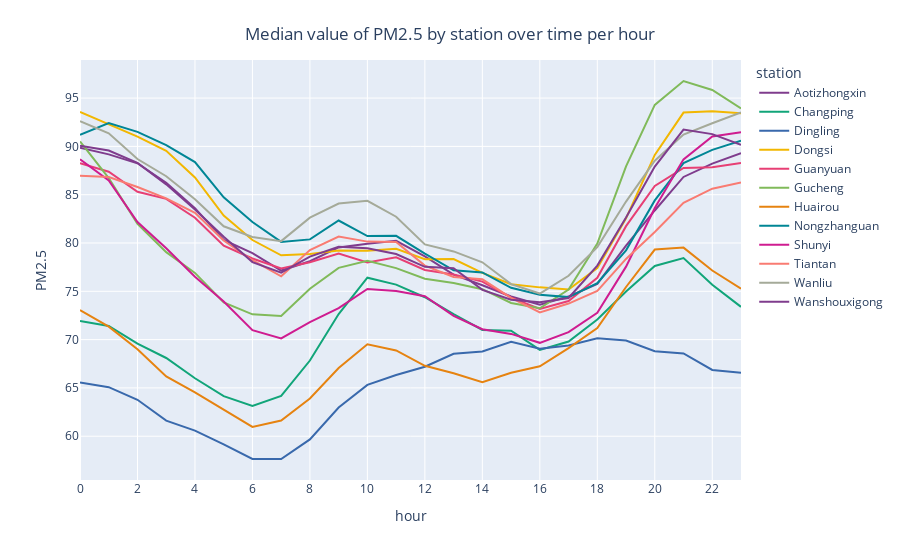

Write notebook code for a chart like this one.
### Code cell
col = 'hour'
fig = px.line(df[[col, "target", "station"]].groupby([col, "station"]).mean().reset_index(),
              x=col,
              y="target",
              color="station",
              color_discrete_sequence=px.colors.qualitative.Bold)
fig.update_xaxes(
    tickmode = 'linear',
    dtick = 2
)
fig.update_layout(
    title={
        'text': "Median value of PM2.5 by station over time per " + str(col),
        'x': 0.5,
        'y': 0.95, # adjust the y-coordinate to move the title up or down
        'xanchor': 'center',
        'yanchor': 'top'})
fig.update_xaxes(title=str(col))
fig.update_yaxes(title="PM2.5")
fig.show()

### Figure 1 — Plotly figure (JSON) as saved in the notebook; plotly's stock layout.template omitted (floating-point values rounded to 4 significant figures)
{"data": [{"hovertemplate": "station=Aotizhongxin<br>hour=%{x}<br>target=%{y}<extra></extra>", "legendgroup": "Aotizhongxin", "line": {"color": "rgb(127, 60, 141)", "dash": "solid"}, "marker": {"symbol": "circle"}, "mode": "lines", "name": "Aotizhongxin", "orientation": "v", "showlegend": true, "type": "scatter", "x": [0, 1, 2, 3, 4, 5, 6, 7, 8, 9, 10, 11, 12, 13, 14, 15, 16, 17, 18, 19, 20, 21, 22, 23], "xaxis": "x", "y": [89.86, 89.17, 88.25, 86.23, 83.6, 80.31, 78.95, 77.15, 78.12, 79.55, 79.91, 80.22, 78.61, 76.73, 75.62, 74.46, 73.6, 74.46, 75.77, 79.73, 83.37, 86.84, 88.22, 89.3], "yaxis": "y"}, {"hovertemplate": "station=Changping<br>hour=%{x}<br>target=%{y}<extra></extra>", "legendgroup": "Changping", "line": {"color": "rgb(17, 165, 121)", "dash": "solid"}, "marker": {"symbol": "circle"}, "mode": "lines", "name": "Changping", "orientation": "v", "showlegend": true, "type": "scatter", "x": [0, 1, 2, 3, 4, 5, 6, 7, 8, 9, 10, 11, 12, 13, 14, 15, 16, 17, 18, 19, 20, 21, 22, 23], "xaxis": "x", "y": [71.92, 71.41, 69.57, 68.1, 66.0, 64.14, 63.13, 64.17, 67.83, 72.65, 76.41, 75.69, 74.38, 72.64, 71.0, 70.92, 68.94, 69.8, 72.08, 74.99, 77.62, 78.45, 75.67, 73.39], "yaxis": "y"}, {"hovertemplate": "station=Dingling<br>hour=%{x}<br>target=%{y}<extra></extra>", "legendgroup": "Dingling", "line": {"color": "rgb(57, 105, 172)", "dash": "solid"}, "marker": {"symbol": "circle"}, "mode": "lines", "name": "Dingling", "orientation": "v", "showlegend": true, "type": "scatter", "x": [0, 1, 2, 3, 4, 5, 6, 7, 8, 9, 10, 11, 12, 13, 14, 15, 16, 17, 18, 19, 20, 21, 22, 23], "xaxis": "x", "y": [65.56, 65.07, 63.77, 61.61, 60.57, 59.16, 57.65, 57.64, 59.67, 62.97, 65.31, 66.34, 67.19, 68.53, 68.77, 69.77, 69.06, 69.4, 70.13, 69.9, 68.79, 68.57, 66.86, 66.56], "yaxis": "y"}, {"hovertemplate": "station=Dongsi<br>hour=%{x}<br>target=%{y}<extra></extra>", "legendgroup": "Dongsi", "line": {"color": "rgb(242, 183, 1)", "dash": "solid"}, "marker": {"symbol": "circle"}, "mode": "lines", "name": "Dongsi", "orientation": "v", "showlegend": true, "type": "scatter", "x": [0, 1, 2, 3, 4, 5, 6, 7, 8, 9, 10, 11, 12, 13, 14, 15, 16, 17, 18, 19, 20, 21, 22, 23], "xaxis": "x", "y": [93.57, 92.25, 91.0, 89.54, 86.79, 82.84, 80.31, 78.73, 78.86, 79.22, 79.2, 79.4, 78.31, 78.34, 76.91, 75.73, 75.41, 75.19, 77.41, 82.55, 89.11, 93.5, 93.63, 93.42], "yaxis": "y"}, {"hovertemplate": "station=Guanyuan<br>hour=%{x}<br>target=%{y}<extra></extra>", "legendgroup": "Guanyuan", "line": {"color": "rgb(231, 63, 116)", "dash": "solid"}, "marker": {"symbol": "circle"}, "mode": "lines", "name": "Guanyuan", "orientation": "v", "showlegend": true, "type": "scatter", "x": [0, 1, 2, 3, 4, 5, 6, 7, 8, 9, 10, 11, 12, 13, 14, 15, 16, 17, 18, 19, 20, 21, 22, 23], "xaxis": "x", "y": [88.27, 87.38, 85.3, 84.57, 82.62, 79.72, 78.4, 77.36, 78.01, 78.9, 77.99, 78.51, 77.21, 76.74, 76.0, 74.35, 73.16, 73.99, 76.4, 81.74, 85.9, 87.77, 87.84, 88.28], "yaxis": "y"}, {"hovertemplate": "station=Gucheng<br>hour=%{x}<br>target=%{y}<extra></extra>", "legendgroup": "Gucheng", "line": {"color": "rgb(128, 186, 90)", "dash": "solid"}, "marker": {"symbol": "circle"}, "mode": "lines", "name": "Gucheng", "orientation": "v", "showlegend": true, "type": "scatter", "x": [0, 1, 2, 3, 4, 5, 6, 7, 8, 9, 10, 11, 12, 13, 14, 15, 16, 17, 18, 19, 20, 21, 22, 23], "xaxis": "x", "y": [90.51, 86.71, 81.98, 79.05, 76.9, 73.84, 72.62, 72.44, 75.26, 77.43, 78.16, 77.4, 76.31, 75.87, 75.21, 73.8, 73.24, 75.18, 79.94, 87.93, 94.3, 96.77, 95.84, 93.93], "yaxis": "y"}, {"hovertemplate": "station=Huairou<br>hour=%{x}<br>target=%{y}<extra></extra>", "legendgroup": "Huairou", "line": {"color": "rgb(230, 131, 16)", "dash": "solid"}, "marker": {"symbol": "circle"}, "mode": "lines", "name": "Huairou", "orientation": "v", "showlegend": true, "type": "scatter", "x": [0, 1, 2, 3, 4, 5, 6, 7, 8, 9, 10, 11, 12, 13, 14, 15, 16, 17, 18, 19, 20, 21, 22, 23], "xaxis": "x", "y": [73.05, 71.34, 69.01, 66.18, 64.54, 62.78, 60.97, 61.63, 63.9, 67.06, 69.51, 68.88, 67.28, 66.51, 65.6, 66.56, 67.23, 69.11, 71.19, 75.44, 79.32, 79.52, 77.15, 75.26], "yaxis": "y"}, {"hovertemplate": "station=Nongzhanguan<br>hour=%{x}<br>target=%{y}<extra></extra>", "legendgroup": "Nongzhanguan", "line": {"color": "rgb(0, 134, 149)", "dash": "solid"}, "marker": {"symbol": "circle"}, "mode": "lines", "name": "Nongzhanguan", "orientation": "v", "showlegend": true, "type": "scatter", "x": [0, 1, 2, 3, 4, 5, 6, 7, 8, 9, 10, 11, 12, 13, 14, 15, 16, 17, 18, 19, 20, 21, 22, 23], "xaxis": "x", "y": [91.21, 92.41, 91.5, 90.13, 88.38, 84.73, 82.17, 80.11, 80.37, 82.33, 80.72, 80.74, 78.9, 77.17, 76.95, 75.36, 74.65, 74.4, 75.83, 79.24, 84.41, 88.28, 89.64, 90.6], "yaxis": "y"}, {"hovertemplate": "station=Shunyi<br>hour=%{x}<br>target=%{y}<extra></extra>", "legendgroup": "Shunyi", "line": {"color": "rgb(207, 28, 144)", "dash": "solid"}, "marker": {"symbol": "circle"}, "mode": "lines", "name": "Shunyi", "orientation": "v", "showlegend": true, "type": "scatter", "x": [0, 1, 2, 3, 4, 5, 6, 7, 8, 9, 10, 11, 12, 13, 14, 15, 16, 17, 18, 19, 20, 21, 22, 23], "xaxis": "x", "y": [88.68, 86.47, 82.17, 79.46, 76.51, 73.93, 70.98, 70.12, 71.8, 73.27, 75.24, 75.02, 74.49, 72.45, 71.08, 70.59, 69.67, 70.77, 72.78, 77.55, 83.63, 88.66, 91.02, 91.46], "yaxis": "y"}, {"hovertemplate": "station=Tiantan<br>hour=%{x}<br>target=%{y}<extra></extra>", "legendgroup": "Tiantan", "line": {"color": "rgb(249, 123, 114)", "dash": "solid"}, "marker": {"symbol": "circle"}, "mode": "lines", "name": "Tiantan", "orientation": "v", "showlegend": true, "type": "scatter", "x": [0, 1, 2, 3, 4, 5, 6, 7, 8, 9, 10, 11, 12, 13, 14, 15, 16, 17, 18, 19, 20, 21, 22, 23], "xaxis": "x", "y": [86.96, 86.82, 85.8, 84.61, 83.12, 80.25, 78.22, 76.55, 79.26, 80.67, 80.14, 80.1, 77.66, 76.49, 76.24, 74.32, 72.81, 73.73, 75.03, 78.35, 81.14, 84.16, 85.63, 86.25], "yaxis": "y"}, {"hovertemplate": "station=Wanliu<br>hour=%{x}<br>target=%{y}<extra></extra>", "legendgroup": "Wanliu", "line": {"color": "rgb(165, 170, 153)", "dash": "solid"}, "marker": {"symbol": "circle"}, "mode": "lines", "name": "Wanliu", "orientation": "v", "showlegend": true, "type": "scatter", "x": [0, 1, 2, 3, 4, 5, 6, 7, 8, 9, 10, 11, 12, 13, 14, 15, 16, 17, 18, 19, 20, 21, 22, 23], "xaxis": "x", "y": [92.6, 91.35, 88.7, 86.91, 84.52, 81.73, 80.62, 80.19, 82.62, 84.09, 84.36, 82.72, 79.86, 79.13, 78.0, 75.75, 74.77, 76.61, 79.57, 84.29, 88.52, 91.23, 92.39, 93.52], "yaxis": "y"}, {"hovertemplate": "station=Wanshouxigong<br>hour=%{x}<br>target=%{y}<extra></extra>", "legendgroup": "Wanshouxigong", "line": {"color": "rgb(127, 60, 141)", "dash": "solid"}, "marker": {"symbol": "circle"}, "mode": "lines", "name": "Wanshouxigong", "orientation": "v", "showlegend": true, "type": "scatter", "x": [0, 1, 2, 3, 4, 5, 6, 7, 8, 9, 10, 11, 12, 13, 14, 15, 16, 17, 18, 19, 20, 21, 22, 23], "xaxis": "x", "y": [90.06, 89.57, 88.29, 86.07, 83.47, 80.65, 78.02, 76.93, 78.59, 79.61, 79.45, 78.86, 77.54, 77.38, 75.15, 74.12, 73.87, 74.31, 77.66, 82.64, 87.91, 91.75, 91.27, 90.17], "yaxis": "y"}], "layout": {"legend": {"title": {"text": "station"}, "tracegroupgap": 0}, "margin": {"t": 60}, "title": {"text": "Median value of PM2.5 by station over time per hour", "x": 0.5, "xanchor": "center", "y": 0.95, "yanchor": "top"}, "xaxis": {"anchor": "y", "domain": [0, 1], "dtick": 2, "tickmode": "linear", "title": {"text": "hour"}}, "yaxis": {"anchor": "x", "domain": [0, 1], "title": {"text": "PM2.5"}}}}
